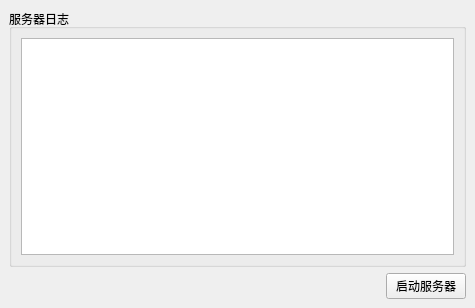
<?xml version="1.0" encoding="UTF-8"?>
<ui version="4.0">
 <class>MainWindow</class>
 <widget class="QMainWindow" name="MainWindow">
  <property name="geometry">
   <rect>
    <x>0</x>
    <y>0</y>
    <width>475</width>
    <height>308</height>
   </rect>
  </property>
  <property name="windowTitle">
   <string>服务器</string>
  </property>
  <widget class="QWidget" name="centralwidget">
   <layout class="QVBoxLayout" name="verticalLayout_2">
    <item>
     <widget class="QGroupBox" name="groupBox">
      <property name="title">
       <string>服务器日志</string>
      </property>
      <layout class="QVBoxLayout" name="verticalLayout">
       <item>
        <widget class="QPlainTextEdit" name="logEditor"/>
       </item>
      </layout>
     </widget>
    </item>
    <item>
     <layout class="QHBoxLayout" name="horizontalLayout">
      <item>
       <spacer name="horizontalSpacer">
        <property name="orientation">
         <enum>Qt::Orientation::Horizontal</enum>
        </property>
        <property name="sizeHint" stdset="0">
         <size>
          <width>40</width>
          <height>20</height>
         </size>
        </property>
       </spacer>
      </item>
      <item>
       <widget class="QPushButton" name="starStopButton">
        <property name="text">
         <string>启动服务器</string>
        </property>
       </widget>
      </item>
     </layout>
    </item>
   </layout>
  </widget>
 </widget>
 <resources/>
 <connections/>
</ui>
